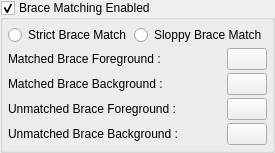
     <widget class="QWidget" name="pBraceMatching">
      <layout class="QVBoxLayout">
       <property name="spacing">
        <number>3</number>
       </property>
       <property name="margin">
        <number>0</number>
       </property>
       <item>
        <widget class="QGroupBox" name="gbBraceMatchingEnabled">
         <property name="title">
          <string>Brace Matching Enabled</string>
         </property>
         <property name="checkable">
          <bool>true</bool>
         </property>
         <layout class="QGridLayout" name="gridLayout_14">
          <property name="margin">
           <number>5</number>
          </property>
          <property name="spacing">
           <number>3</number>
          </property>
          <item row="1" column="0" colspan="2">
           <layout class="QGridLayout" name="gridLayout_15">
            <property name="spacing">
             <number>3</number>
            </property>
            <item row="1" column="1">
             <widget class="pColorButton" name="tbMatchedBraceBackground">
              <property name="sizePolicy">
               <sizepolicy hsizetype="Fixed" vsizetype="Fixed">
                <horstretch>0</horstretch>
                <verstretch>0</verstretch>
               </sizepolicy>
              </property>
             </widget>
            </item>
            <item row="2" column="0">
             <widget class="QLabel" name="lUnmatchedBraceForeground">
              <property name="text">
               <string>Unmatched Brace Foreground :</string>
              </property>
             </widget>
            </item>
            <item row="1" column="0">
             <widget class="QLabel" name="lMatchedBraceBackground">
              <property name="text">
               <string>Matched Brace Background :</string>
              </property>
             </widget>
            </item>
            <item row="3" column="0">
             <widget class="QLabel" name="lUnmatchedBraceBackground">
              <property name="text">
               <string>Unmatched Brace Background :</string>
              </property>
             </widget>
            </item>
            <item row="0" column="1">
             <widget class="pColorButton" name="tbMatchedBraceForeground">
              <property name="sizePolicy">
               <sizepolicy hsizetype="Fixed" vsizetype="Fixed">
                <horstretch>0</horstretch>
                <verstretch>0</verstretch>
               </sizepolicy>
              </property>
             </widget>
            </item>
            <item row="0" column="0">
             <widget class="QLabel" name="lMatchedBraceForeground">
              <property name="text">
               <string>Matched Brace Foreground :</string>
              </property>
             </widget>
            </item>
            <item row="3" column="1">
             <widget class="pColorButton" name="tbUnmatchedBraceBackground">
              <property name="sizePolicy">
               <sizepolicy hsizetype="Fixed" vsizetype="Fixed">
                <horstretch>0</horstretch>
                <verstretch>0</verstretch>
               </sizepolicy>
              </property>
             </widget>
            </item>
            <item row="2" column="1">
             <widget class="pColorButton" name="tbUnmatchedBraceForeground">
              <property name="sizePolicy">
               <sizepolicy hsizetype="Fixed" vsizetype="Fixed">
                <horstretch>0</horstretch>
                <verstretch>0</verstretch>
               </sizepolicy>
              </property>
             </widget>
            </item>
           </layout>
          </item>
          <item row="0" column="0">
           <widget class="QRadioButton" name="rbStrictBraceMatch">
            <property name="text">
             <string>Strict Brace Match</string>
            </property>
           </widget>
          </item>
          <item row="0" column="1">
           <widget class="QRadioButton" name="rbSloppyBraceMatch">
            <property name="text">
             <string>Sloppy Brace Match</string>
            </property>
           </widget>
          </item>
         </layout>
        </widget>
       </item>
       <item>
        <spacer>
         <property name="orientation">
          <enum>Qt::Vertical</enum>
         </property>
         <property name="sizeHint" stdset="0">
          <size>
           <width>8</width>
           <height>0</height>
          </size>
         </property>
        </spacer>
       </item>
      </layout>
     </widget>
